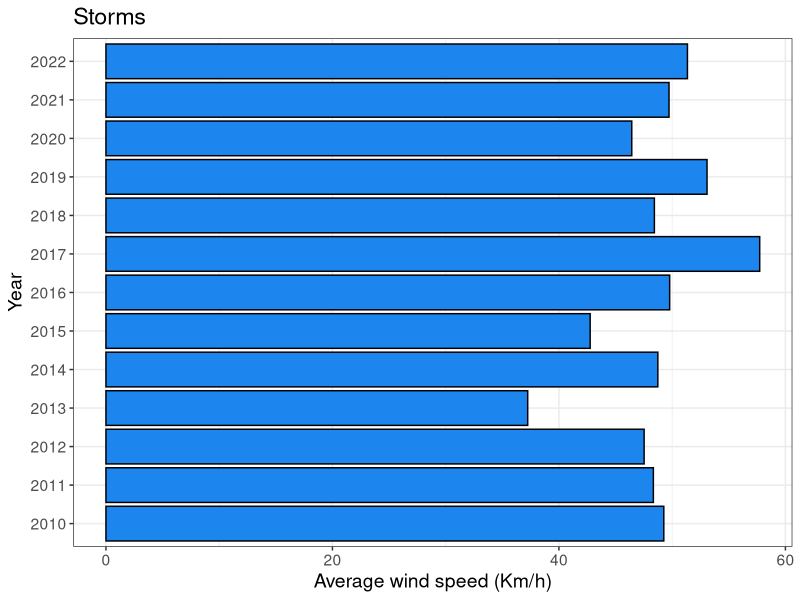

Write R code to recreate this figure.
## ---- chunk 1
#| echo: true
install.packages("tidyverse")
## ---- chunk 2
#| echo: true
library("tidyverse")
## ---- chunk 3
#| echo: true

# loading tidyverse
library(tidyverse)

## ---- chunk 4
#| echo: true

# default dataset preloaded with tidyverse: starwars
starwars

## ---- chunk 5
#| echo: true

# taking a look at the dataset
starwars %>%
  glimpse()
## ---- chunk 6
#| echo: true

# taking a look at the dataset
glimpse(starwars)
## ---- chunk 7
#| echo: true
library(tidyverse)
# Convert iris to a tibble and add a new row using pipe operator
iris %>% # this is a classic default dataset in R 
  as_tibble() %>% # transforming the data.frame to tibble
  add_row(Sepal.Length = 5.5, 
          Sepal.Width = 3, 
          Petal.Length = 1.2, 
          Petal.Width = 0.1, 
          Species = "cherry") %>% # adding a new row in the dataset
  tail() # to check the row added
## ---- chunk 8
#| echo: true
# Convert iris to a data frame (it's already a data frame, so this step is more about clarity)
iris_df <- data.frame(iris)

# Extend the levels of the Species factor to include "cherry"
iris_df$Species <- factor(iris_df$Species, levels = c(levels(iris_df$Species), "cherry"))

# Adding a new row to the data frame
new_row <- data.frame(Sepal.Length = 5.5, 
                      Sepal.Width = 3, 
                      Petal.Length = 1.2, 
                      Petal.Width = 0.1, 
                      Species = "cherry")
iris_df <- rbind(iris_df, new_row)

# Display the last few rows of the data frame to check the row added
tail(iris_df)
## ---- chunk 9
#| echo: true

library(tibble)
# Creating a tribble
felines <- tribble(
  ~species, ~weight, ~length,
  "lion",   190,     2.4,
  "tiger",  220,     2.5,
  "jaguar", 100,     2.0
)

felines
## ---- chunk 10
#| echo: true

# Creating a data frame in base R
felines <- data.frame(
  species = c("lion", "tiger", "jaguar"),
  weight = c(190, 220, 100),
  length = c(2.4, 2.5, 2.0)
)

felines

## ---- chunk 11
#| echo: true

library(tibble)
felines <- tribble(
  ~species, ~weight, ~length,
  "lion",   190,     2.4,
  "tiger",  220,     2.5,
  "jaguar", 100,     2.0
)

felines %>%
  add_row(species = "leopard", # Adding a row for the leopard
          weight = 90, 
          length = 2.1) %>% 
  add_column(scientific_name = c("Panthera leo", "Panthera tigris", "Panthera onca", "Panthera pardus"), # Adding a column for the scientific name
             .after = "species") #specifying where the new column will be added
## ---- chunk 12
#| echo: true

# Creating a data.frame
felines <- data.frame(species = c("lion", "tiger", "jaguar"),
                      weight = c(190, 220, 100),
                      length = c(2.4, 2.5, 2.0))

# Adding a row for the leopard
felines <- rbind(felines, c("leopard", 90, 2.1))

# Adding a column for the scientific name
felines$scientific_name <- c("Panthera leo", "Panthera tigris", "Panthera onca", "Panthera pardus")

# Reordering columns to place scientific_name after species
felines <- felines[c("species", "scientific_name", "weight", "length")]

felines
## ---- chunk 13
#| echo: true

library(tidyverse)

# Using the storms dataset
storms %>%
  filter(year >= 2020) %>% # Keep only storms from 2020 onwards
  select(name, year, status, wind) %>% # Choose specific columns
  group_by(name, year) %>% # Grouping by name and year
  summarise(average_wind = mean(wind, na.rm = TRUE), .groups = "drop") %>% # calculating the average wind speed 
  rename(average_wind_speed = average_wind) %>% # Change 'average_wind' to 'average_wind_speed'
  arrange(desc(average_wind_speed)) %>% # Order by wind speed in descending order
  relocate(year, .before = name) # Move 'year' column right before 'name'

## ---- chunk 14
#| echo: true

library(tidyverse) # to access the storms dataset

# Filtering storms from 2020 onwards and selecting specific columns
storms_filtered <- subset(storms, year >= 2020, select = c(name, year, status, wind))

# Grouping by name and year, and calculating the average wind speed
storms_aggregated <- aggregate(wind ~ name + year, data = storms_filtered, 
                               FUN = function(x) mean(x, na.rm = TRUE))

# Renaming 'wind' to 'average_wind_speed'
names(storms_aggregated)[which(names(storms_aggregated) == "wind")] <- "average_wind_speed"

# Ordering by average wind speed in descending order
storms_ordered <- storms_aggregated[order(-storms_aggregated$average_wind_speed), ]

# Moving 'year' column right before 'name'
storms_ordered <- storms_ordered[c("year", "name", "average_wind_speed")]

# View the final result
storms_ordered

## ---- chunk 15
#| echo: true

library(tidyverse)

storms %>%
  mutate(wind_category = case_when( # Create a new column 'wind_category' based on wind speed using case_when
    wind < 74 ~ "Not a hurricane",
    wind >= 74 & wind < 96 ~ "Category 1",
    wind >= 96 & wind < 111 ~ "Category 2",
    wind >= 111 & wind < 130 ~ "Category 3",
    wind >= 130 & wind < 157 ~ "Category 4",
    TRUE ~ "Category 5"
  )) %>%
  mutate(major_hurricane = if_else(condition = wind_category %in% c("Category 3", "Category 4", "Category 5"), 
                                   true = "Yes", false = "No")) %>% # Create a new column 'major_hurricane' using if_else to identify major hurricanes (Category 3 and above)
  filter(major_hurricane == "Yes") %>% # Filter to keep only rows where 'major_hurricane' is "Yes"
  distinct(name, year, major_hurricane) %>% # Keep only distinct rows based on 'name', 'year', and 'major_hurricane'
  count(year, major_hurricane, sort = TRUE, name = "major_hurricane_per_year") %>% # Count the number of major hurricanes per year and sort the result
  select(-major_hurricane) # Remove the 'major_hurricane' column from the final result


## ---- chunk 16
#| echo: true

library(tidyverse) # to have access to the storms dataset

# Create a new column 'wind_category' based on wind speed
storms$wind_category <- with(storms, ifelse(wind < 74, "Not a hurricane",
                           ifelse(wind < 96, "Category 1",
                           ifelse(wind < 111, "Category 2",
                           ifelse(wind < 130, "Category 3",
                           ifelse(wind < 157, "Category 4", "Category 5"))))))

# Create a new column 'major_hurricane' to identify major hurricanes
storms$major_hurricane <- ifelse(test = storms$wind_category %in% c("Category 3", "Category 4", "Category 5"),
                                yes = "Yes", no = "No")

storms_unique <- storms[!duplicated(storms[c("name", "year", "major_hurricane")]), ] # Keep only distinct rows based on 'name', 'year', and 'major_hurricane'

major_hurricanes <- storms_unique[storms_unique$major_hurricane == "Yes", ] # Filter to keep only major hurricanes

major_hurricane_count <- aggregate(cbind(major_hurricane_per_year = major_hurricanes$wind) ~ year, # Count the number of major hurricanes per year
                                   data = major_hurricanes, FUN = length)

major_hurricane_count <- major_hurricane_count[order(-major_hurricane_count$major_hurricane_per_year), ] # Sorting by count in descending order

head(major_hurricane_count) # View the result

## ---- chunk 17
#| echo: true

library(tidyverse)

# Create a small custom dataset using tribble
storm_categories <- tribble(
  ~category,      ~description,
  "Category 1",   "Very dangerous winds",
  "Category 2",   "Extremely dangerous winds",
  "Category 3",   "Devastating damage",
  "Category 4",   "Catastrophic damage",
  "Category 5",   "High chance of being deadly")

storms <- storms %>% # Add a wind category to the storms dataset for joining
  mutate(wind_category = case_when(
    wind < 74 ~ "Not a hurricane",
    wind >= 74 & wind < 96 ~ "Category 1",
    wind >= 96 & wind < 111 ~ "Category 2",
    wind >= 111 & wind < 130 ~ "Category 3",
    wind >= 130 & wind < 157 ~ "Category 4",
    TRUE ~ "Category 5"))
## ---- chunk 18
#| echo: true

full_join_result <- full_join(storms, storm_categories, by = c("wind_category" = "category"))
full_join_result %>% 
  select(name, year, wind_category, description) %>% 
  slice(1:3)
## ---- chunk 19
#| echo: true

inner_join_result <- inner_join(storms, storm_categories, by = c("wind_category" = "category"))
inner_join_result %>% 
  select(name, year, wind_category, description) %>% 
  slice(1:3)
## ---- chunk 20
#| echo: true

library(tidyverse)

# Create a small custom dataset using tribble
storm_categories <- tribble(
  ~category,      ~description,
  "Category 1",   "Very dangerous winds",
  "Category 2",   "Extremely dangerous winds",
  "Category 3",   "Devastating damage",
  "Category 4",   "Catastrophic damage",
  "Category 5",   "High chance of being deadly")

storms <- storms %>% # Add a wind category to the storms dataset for joining
  mutate(wind_category = case_when(
    wind < 74 ~ "Not a hurricane",
    wind >= 74 & wind < 96 ~ "Category 1",
    wind >= 96 & wind < 111 ~ "Category 2",
    wind >= 111 & wind < 130 ~ "Category 3",
    wind >= 130 & wind < 157 ~ "Category 4",
    TRUE ~ "Category 5"))
## ---- chunk 21
#| echo: true

right_join_result <- right_join(storms, storm_categories, by = c("wind_category" = "category")) 
right_join_result %>% 
  select(name, year, wind_category, description) %>% 
  slice(1:3)
## ---- chunk 22
#| echo: true

left_join_result <- left_join(storms, storm_categories, by = c("wind_category" = "category"))
left_join_result %>% 
  select(name, year, wind_category, description) %>% 
  slice(1:3)
## ---- chunk 23
#| echo: true

library(tidyverse)
storms_wider <- storms %>%
  filter(year >= 2013) %>% 
  select(year, status, wind) %>%
  group_by(year, status) %>% 
  summarise(max_wind_speed = max(wind), .groups = "drop") %>% 
  pivot_wider(names_from = "status", values_from = "max_wind_speed")

storms_wider
## ---- chunk 24
#| echo: true

storms_wider %>%
  pivot_longer(cols = disturbance:`tropical wave`, names_to = "status", values_to = "max_wind_speed") %>%
  drop_na()

## ---- chunk 25
#| echo: true

library(tidyverse) # to get the storms dataset

# Filter the dataset for years 2013 and onwards
storms_filtered <- subset(storms, year >= 2013)

# Select only the year, status, and wind columns
storms_selected <- storms_filtered[, c("year", "status", "wind")]

# Aggregate to find the maximum wind speed for each year and status combination
storms_aggregated <- aggregate(wind ~ year + status, data = storms_selected, max)

# Renaming the aggregated column
names(storms_aggregated)[which(names(storms_aggregated) == "wind")] <- "max_wind_speed"

# Reshape the data from long to wide format
storms_wider <- reshape(storms_aggregated, timevar = "status", idvar = "year", direction = "wide")

# Renaming the columns to match the column names as they are recorded in storms dataset
colnames(storms_wider) <- gsub("max_wind_speed.", "", colnames(storms_wider))

storms_wider # View the result

## ---- chunk 26
#| echo: true

library(reshape2)
# Reshape from wide to long format using melt
storms_longer <- melt(storms_wider, id.vars = "year", 
                      measure.vars = names(storms_wider)[names(storms_wider) != "year"],
                      variable.name = "status", value.name = "max_wind_speed")

# Drop rows with NA in 'max_wind_speed'
storms_longer <- storms_longer[!is.na(storms_longer$max_wind_speed), ]

# Modify the 'status' column to remove the prefix and keep only the text after the dot
storms_longer$status <- sub(".*\\.", "", storms_longer$status)

# Order the rows by 'year'
storms_longer <- storms_longer[order(storms_longer$year), ]

storms_longer[1:10, ] # View the result of the first 10 rows


## ---- chunk 27
#| echo: true

library(tidyverse)
storms %>%
  unite("date", year, month, day, sep = "-")

## ---- chunk 28
#| echo: true

storms %>%
  unite("date", year, month, day, sep = "-") %>% 
  separate_wider_delim(cols = date, delim = "-", names = c("year", "month", "day")) %>% 
  mutate(category = replace_na(category, 0)) %>% 
  filter(category == 0)
## ---- chunk 29
#| echo: true

library(tidyverse) # to load the storms dataset

# Create 'date' column by concatenating 'year', 'month', and 'day'
storms$date <- with(storms, paste(year, month, day, sep = "-"))

# Remove the 'year', 'month', and 'day' columns
storms <- storms[, !(names(storms) %in% c("year", "month", "day"))]

# Reorder columns to place 'date' after 'name'
cols_order <- c("name", "date", setdiff(names(storms), c("name", "date")))
storms <- storms[, cols_order]

storms[1:10, ] # viewing the first 10 rows of the data
## ---- chunk 30
#| echo: true

rm(storms) #cleaning the modifications done previously in this object
library(tidyverse) # to access the storms dataset 

# Create 'date' column by concatenating 'year', 'month', and 'day'
storms$date <- with(storms, paste(year, month, day, sep = "-"))

# Split 'date' column into 'year', 'month', and 'day' columns
date_parts <- do.call(rbind, strsplit(storms$date, "-"))
storms$year <- date_parts[, 1]
storms$month <- date_parts[, 2]
storms$day <- date_parts[, 3]

# Replace NA values in 'category' with 0
storms$category[is.na(storms$category)] <- 0

# Filter rows where 'category' is 0
storms_filtered <- storms[storms$category == 0, ]

storms_filtered[1:10, ] # View the result of the first 10 rows

## ---- chunk 31
#| echo: true
#| fig.width: 5
#| fig.height: 2.75

library(tidyverse)

# Load the tidyverse package for data manipulation and plotting
library(tidyverse)

storms %>% 
  filter(year > 2009) %>%  # Filter the data to include only years greater than 2009
  group_by(year) %>% # Group the filtered data by 'year'
  summarise(mean_wind_speed = mean(wind, na.rm = T)) %>% # Calculate the mean wind speed for each year, ignoring NA values
  ggplot(aes(x = year, y = mean_wind_speed)) + # Initialize a ggplot object, mapping 'year' to x-axis and 'mean_wind_speed' to y-axis
  geom_col(fill = "dodgerblue2", col = "black") + # Add a column plot (bar plot) to the ggplot object with specific color and border
  coord_flip() + # Flip the coordinates to make the bars horizontal
  labs(title = "Storms", x = "Year", y = "Average wind speed (Km/h)") + # Add a title and labels to the x-axis and y-axis
  theme_bw() +  # Apply a black-and-white theme for a cleaner look
  theme(text = element_text(size = 14)) # Customize the text size for all text elements in the plot


